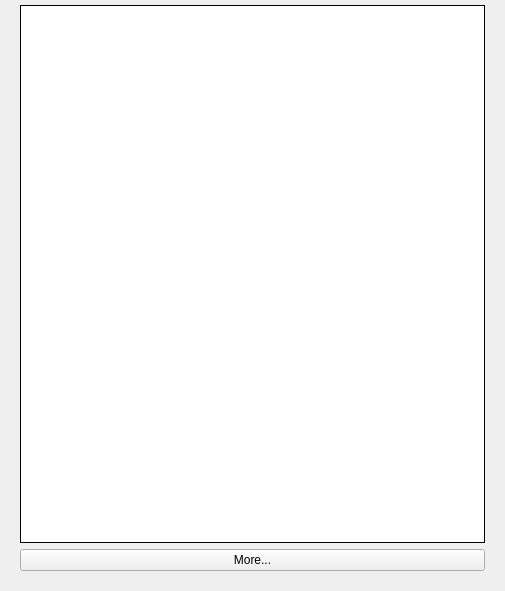
<?xml version="1.0" encoding="UTF-8"?>
<ui version="4.0">
 <class>Messages</class>
 <widget class="QWidget" name="Messages">
  <property name="geometry">
   <rect>
    <x>0</x>
    <y>0</y>
    <width>505</width>
    <height>591</height>
   </rect>
  </property>
  <property name="windowTitle">
   <string>Messages</string>
  </property>
  <layout class="QVBoxLayout" name="verticalLayout_23">
   <property name="leftMargin">
    <number>0</number>
   </property>
   <property name="topMargin">
    <number>0</number>
   </property>
   <property name="rightMargin">
    <number>0</number>
   </property>
   <property name="bottomMargin">
    <number>0</number>
   </property>
   <item>
    <widget class="QStackedWidget" name="stackBase">
     <property name="currentIndex">
      <number>0</number>
     </property>
     <widget class="QWidget" name="pageChatting">
      <layout class="QVBoxLayout" name="verticalLayout_17" stretch="0,0">
       <property name="leftMargin">
        <number>20</number>
       </property>
       <property name="topMargin">
        <number>5</number>
       </property>
       <property name="rightMargin">
        <number>20</number>
       </property>
       <property name="bottomMargin">
        <number>20</number>
       </property>
       <item>
        <layout class="QHBoxLayout" name="hLayoutChatTools"/>
       </item>
       <item>
        <widget class="QStackedWidget" name="stackChat">
         <property name="currentIndex">
          <number>1</number>
         </property>
         <widget class="QWidget" name="pageChatTopics">
          <layout class="QVBoxLayout" name="verticalLayout_19">
           <property name="leftMargin">
            <number>0</number>
           </property>
           <property name="topMargin">
            <number>0</number>
           </property>
           <property name="rightMargin">
            <number>0</number>
           </property>
           <property name="bottomMargin">
            <number>0</number>
           </property>
           <item>
            <widget class="QTreeWidget" name="treeChatMessages">
             <property name="focusPolicy">
              <enum>Qt::NoFocus</enum>
             </property>
             <property name="frameShape">
              <enum>QFrame::Box</enum>
             </property>
             <property name="frameShadow">
              <enum>QFrame::Plain</enum>
             </property>
             <property name="verticalScrollBarPolicy">
              <enum>Qt::ScrollBarAlwaysOff</enum>
             </property>
             <property name="horizontalScrollBarPolicy">
              <enum>Qt::ScrollBarAlwaysOff</enum>
             </property>
             <property name="verticalScrollMode">
              <enum>QAbstractItemView::ScrollPerPixel</enum>
             </property>
             <property name="horizontalScrollMode">
              <enum>QAbstractItemView::ScrollPerPixel</enum>
             </property>
             <property name="indentation">
              <number>10</number>
             </property>
             <property name="rootIsDecorated">
              <bool>false</bool>
             </property>
             <attribute name="headerVisible">
              <bool>false</bool>
             </attribute>
             <column>
              <property name="text">
               <string notr="true">1</string>
              </property>
             </column>
            </widget>
           </item>
          </layout>
         </widget>
         <widget class="QWidget" name="pageChatAll">
          <layout class="QVBoxLayout" name="verticalLayout_20">
           <property name="leftMargin">
            <number>0</number>
           </property>
           <property name="topMargin">
            <number>0</number>
           </property>
           <property name="rightMargin">
            <number>0</number>
           </property>
           <property name="bottomMargin">
            <number>0</number>
           </property>
           <item>
            <widget class="QTreeWidget" name="treeMessagesChrono">
             <property name="focusPolicy">
              <enum>Qt::NoFocus</enum>
             </property>
             <property name="frameShape">
              <enum>QFrame::Box</enum>
             </property>
             <property name="frameShadow">
              <enum>QFrame::Plain</enum>
             </property>
             <property name="verticalScrollBarPolicy">
              <enum>Qt::ScrollBarAlwaysOff</enum>
             </property>
             <property name="horizontalScrollBarPolicy">
              <enum>Qt::ScrollBarAlwaysOff</enum>
             </property>
             <property name="editTriggers">
              <set>QAbstractItemView::NoEditTriggers</set>
             </property>
             <property name="selectionMode">
              <enum>QAbstractItemView::NoSelection</enum>
             </property>
             <property name="selectionBehavior">
              <enum>QAbstractItemView::SelectItems</enum>
             </property>
             <property name="verticalScrollMode">
              <enum>QAbstractItemView::ScrollPerPixel</enum>
             </property>
             <property name="rootIsDecorated">
              <bool>false</bool>
             </property>
             <property name="wordWrap">
              <bool>true</bool>
             </property>
             <attribute name="headerVisible">
              <bool>false</bool>
             </attribute>
             <column>
              <property name="text">
               <string notr="true">1</string>
              </property>
             </column>
            </widget>
           </item>
           <item>
            <widget class="QPushButton" name="btnChatMore">
             <property name="focusPolicy">
              <enum>Qt::NoFocus</enum>
             </property>
             <property name="text">
              <string>More...</string>
             </property>
            </widget>
           </item>
          </layout>
         </widget>
        </widget>
       </item>
      </layout>
     </widget>
     <widget class="QWidget" name="pageTopicParams">
      <layout class="QVBoxLayout" name="verticalLayout_18" stretch="0,0,0,0,0,1,0">
       <property name="leftMargin">
        <number>20</number>
       </property>
       <property name="topMargin">
        <number>5</number>
       </property>
       <property name="rightMargin">
        <number>20</number>
       </property>
       <property name="bottomMargin">
        <number>20</number>
       </property>
       <item>
        <widget class="QLabel" name="labelTopicText">
         <property name="text">
          <string>Topic</string>
         </property>
         <property name="alignment">
          <set>Qt::AlignCenter</set>
         </property>
         <property name="margin">
          <number>2</number>
         </property>
        </widget>
       </item>
       <item>
        <layout class="QHBoxLayout" name="horizontalLayout_10">
         <property name="topMargin">
          <number>0</number>
         </property>
         <property name="rightMargin">
          <number>0</number>
         </property>
         <item>
          <widget class="QLineEdit" name="editTopicText">
           <property name="inputMethodHints">
            <set>Qt::ImhNoAutoUppercase|Qt::ImhNoPredictiveText</set>
           </property>
           <property name="maxLength">
            <number>69</number>
           </property>
          </widget>
         </item>
        </layout>
       </item>
       <item>
        <widget class="QLabel" name="labelTopicGroup">
         <property name="text">
          <string>Visible To [ Public: Mark None  Private: Mark You ]</string>
         </property>
         <property name="alignment">
          <set>Qt::AlignCenter</set>
         </property>
         <property name="margin">
          <number>2</number>
         </property>
        </widget>
       </item>
       <item>
        <widget class="QTreeWidget" name="treeTopicGroup">
         <property name="focusPolicy">
          <enum>Qt::NoFocus</enum>
         </property>
         <property name="frameShape">
          <enum>QFrame::Box</enum>
         </property>
         <property name="frameShadow">
          <enum>QFrame::Plain</enum>
         </property>
         <property name="lineWidth">
          <number>1</number>
         </property>
         <property name="verticalScrollBarPolicy">
          <enum>Qt::ScrollBarAlwaysOff</enum>
         </property>
         <property name="horizontalScrollBarPolicy">
          <enum>Qt::ScrollBarAlwaysOff</enum>
         </property>
         <property name="editTriggers">
          <set>QAbstractItemView::NoEditTriggers</set>
         </property>
         <property name="verticalScrollMode">
          <enum>QAbstractItemView::ScrollPerPixel</enum>
         </property>
         <property name="indentation">
          <number>10</number>
         </property>
         <property name="rootIsDecorated">
          <bool>false</bool>
         </property>
         <attribute name="headerVisible">
          <bool>false</bool>
         </attribute>
         <column>
          <property name="text">
           <string notr="true">1</string>
          </property>
         </column>
        </widget>
       </item>
       <item>
        <widget class="QLabel" name="labelTopicBody">
         <property name="text">
          <string>Body</string>
         </property>
         <property name="alignment">
          <set>Qt::AlignCenter</set>
         </property>
         <property name="margin">
          <number>2</number>
         </property>
        </widget>
       </item>
       <item>
        <widget class="QPlainTextEdit" name="plainReplyBody">
         <property name="inputMethodHints">
          <set>Qt::ImhMultiLine|Qt::ImhNoPredictiveText</set>
         </property>
         <property name="frameShape">
          <enum>QFrame::Box</enum>
         </property>
         <property name="frameShadow">
          <enum>QFrame::Plain</enum>
         </property>
         <property name="verticalScrollBarPolicy">
          <enum>Qt::ScrollBarAlwaysOff</enum>
         </property>
         <property name="horizontalScrollBarPolicy">
          <enum>Qt::ScrollBarAlwaysOff</enum>
         </property>
        </widget>
       </item>
       <item>
        <layout class="QHBoxLayout" name="horizontalLayout_12">
         <property name="topMargin">
          <number>0</number>
         </property>
         <item>
          <widget class="QPushButton" name="btnTopicOk">
           <property name="focusPolicy">
            <enum>Qt::NoFocus</enum>
           </property>
           <property name="text">
            <string>OK</string>
           </property>
          </widget>
         </item>
         <item>
          <widget class="QPushButton" name="btnTopicCancel">
           <property name="focusPolicy">
            <enum>Qt::NoFocus</enum>
           </property>
           <property name="text">
            <string>Cancel</string>
           </property>
          </widget>
         </item>
        </layout>
       </item>
      </layout>
     </widget>
     <widget class="QWidget" name="pageReply">
      <layout class="QVBoxLayout" name="verticalLayout_21" stretch="0,0,0,1,0">
       <property name="leftMargin">
        <number>20</number>
       </property>
       <property name="topMargin">
        <number>5</number>
       </property>
       <property name="rightMargin">
        <number>20</number>
       </property>
       <property name="bottomMargin">
        <number>20</number>
       </property>
       <item>
        <widget class="QLabel" name="labelReplyTopic">
         <property name="text">
          <string>Topic:</string>
         </property>
         <property name="alignment">
          <set>Qt::AlignCenter</set>
         </property>
         <property name="margin">
          <number>2</number>
         </property>
        </widget>
       </item>
       <item>
        <widget class="QPlainTextEdit" name="plainMessageToreply">
         <property name="focusPolicy">
          <enum>Qt::NoFocus</enum>
         </property>
         <property name="frameShape">
          <enum>QFrame::Box</enum>
         </property>
         <property name="frameShadow">
          <enum>QFrame::Plain</enum>
         </property>
         <property name="verticalScrollBarPolicy">
          <enum>Qt::ScrollBarAlwaysOff</enum>
         </property>
         <property name="horizontalScrollBarPolicy">
          <enum>Qt::ScrollBarAlwaysOff</enum>
         </property>
         <property name="readOnly">
          <bool>true</bool>
         </property>
        </widget>
       </item>
       <item>
        <widget class="QLabel" name="labelReplyOnly">
         <property name="text">
          <string>Reply</string>
         </property>
         <property name="alignment">
          <set>Qt::AlignCenter</set>
         </property>
         <property name="margin">
          <number>2</number>
         </property>
        </widget>
       </item>
       <item>
        <widget class="QPlainTextEdit" name="plainReplyText">
         <property name="inputMethodHints">
          <set>Qt::ImhMultiLine|Qt::ImhNoPredictiveText</set>
         </property>
         <property name="frameShape">
          <enum>QFrame::Box</enum>
         </property>
         <property name="frameShadow">
          <enum>QFrame::Plain</enum>
         </property>
         <property name="verticalScrollBarPolicy">
          <enum>Qt::ScrollBarAlwaysOff</enum>
         </property>
         <property name="horizontalScrollBarPolicy">
          <enum>Qt::ScrollBarAlwaysOff</enum>
         </property>
        </widget>
       </item>
       <item>
        <layout class="QHBoxLayout" name="horizontalLayout_11">
         <item>
          <widget class="QPushButton" name="btnReplyOk">
           <property name="focusPolicy">
            <enum>Qt::NoFocus</enum>
           </property>
           <property name="text">
            <string>Reply</string>
           </property>
          </widget>
         </item>
         <item>
          <widget class="QPushButton" name="btnReplyCancel">
           <property name="focusPolicy">
            <enum>Qt::NoFocus</enum>
           </property>
           <property name="text">
            <string>Cancel</string>
           </property>
          </widget>
         </item>
        </layout>
       </item>
      </layout>
     </widget>
    </widget>
   </item>
  </layout>
 </widget>
 <resources>
  <include location="hbqtwidgets.qrc"/>
 </resources>
 <connections/>
</ui>
